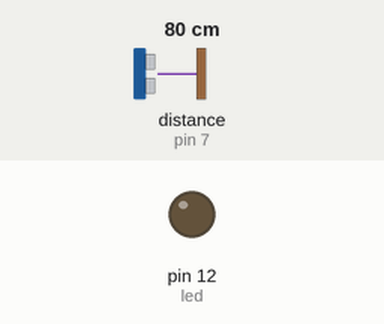
Simulated run of this sketch. Board: Arduino Uno, built with avr-gcc and run on an emulated ATmega328P. On the bench: output pins drawn as LEDs (lit = HIGH). The test bench sets the inputs (shaded band); at power-on: distance to the obstacle (sensor on pin 7) 80 cm. What the sketch prints to the serial monitor is not drawn.

Above: at 2.3 s.
2.4 s: distance to the obstacle (sensor on pin 7) set to 2 cm
Timing chart, 0 to 5.4 s (numbered marks = the images above; inputs shaded):
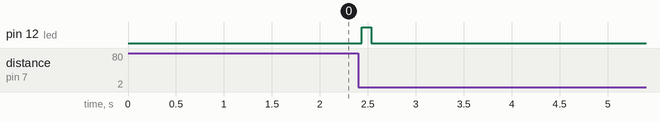

The sketch:

sensors.ino
```cpp
#include <Ultrasonic.h>

Ultrasonic ultrasonic(7);
int led = 12;
int output = 10;
int stable_distance = 0;
bool stable = true;
bool already_setup = false;

void setup() {
  delay(1000);
  Serial.println("Setting up");
  Serial.begin(9600);
  stable_distance = get_stable_distance();
  Serial.println(stable_distance);
  pinMode(led, OUTPUT);
  Serial.println("Setting up done");
  already_setup = true;
}

void loop() {
  if (already_setup) {
    if (stable) {
      if (!at_stable_distance()) {
        stable = false;
        blink();
        delay(2000);
      }
    } else {
      if (at_stable_distance()) {
        stable = true;
      }
    }
  } else {
    delay(100);
  }
}

bool at_stable_distance() {
  int current_distance = get_distance();
  int difference = stable_distance - current_distance;
  Serial.print(stable_distance);
  Serial.print(",");
  Serial.print(current_distance);
  Serial.print(",");
  Serial.println(difference);
  return difference < 3;
}

void blink() {
  digitalWrite(led, HIGH);
  Serial.println("GO!");
  delay(100);
  digitalWrite(led, LOW);
}

int get_distance() {
  delay(50);
  ultrasonic.MeasureInCentimeters();
  int distance = ultrasonic.RangeInCentimeters;
  return distance;
}

int get_stable_distance() {
  int previous_measure;
  int current_measure = get_distance();

  do
  {
    previous_measure = current_measure;
    delay(50);
    current_measure = get_distance();
  } while (current_measure != previous_measure);

  return current_measure;
}
```

Measured:
- after the input at 2.4 s, pin 12 (led): LOW → HIGH at once, → LOW 0.10 s later
